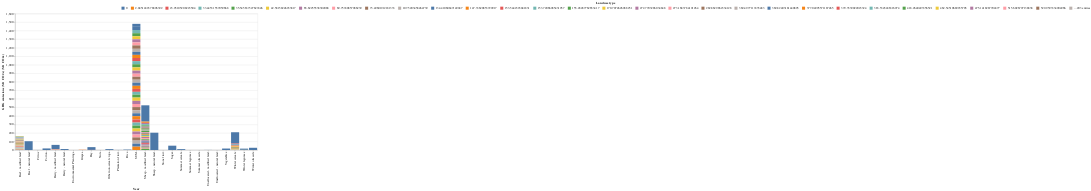

Write notebook code for a chart like this one.
### Markdown cell above
#### 1-1) Emissions by Crops/Lvstk -- Stack column

### Code cell
# get the df and plot
GHG_crop_lvstk_df,GHG_crop_lvstk_plot = ag_lucc_GHG.plot_GHG_crop_lvstk()
GHG_crop_lvstk_plot

### Figure 1 — Vega-Lite specification as saved in the notebook (floating-point values rounded to 4 significant figures; data arrays with more than 128 entries replaced by an {"elided": "..."} marker saying what was removed)
{"config": {"view": {"continuousWidth": 300, "continuousHeight": 300}}, "layer": [{"mark": {"type": "bar"}, "encoding": {"color": {"field": "Land use category", "legend": {"direction": "horizontal", "legendX": 350, "legendY": -40, "orient": "none", "title": "Landuse type", "titleAnchor": "middle"}, "type": "nominal"}, "tooltip": [{"field": "Land use category", "title": "Landuse type", "type": "ordinal"}, {"field": "Quantity (Mt CO2e)", "title": "GHG emissions (Mt CO2e)", "type": "quantitative"}], "x": {"axis": {"labelAngle": -90, "title": "Year"}, "field": "Year", "type": "ordinal"}, "y": {"field": "Quantity (Mt CO2e)", "scale": {"reverse": false}, "title": "GHG emissions (Mt CO2e) (Mt CO2e)", "type": "quantitative"}}}], "data": {"name": "data-62fde9732d67605dff5abe15653849ae"}, "height": 450, "width": 800, "$schema": "https://vega.github.io/schema/vega-lite/v5.15.1.json", "datasets": {"data-62fde9732d67605dff5abe15653849ae": {"elided": "256 records"}}}
